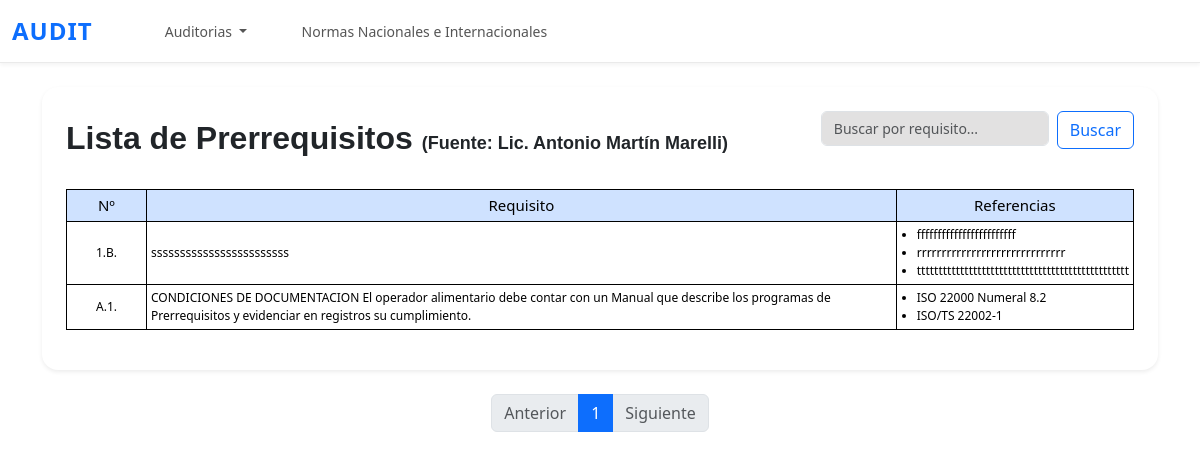
Page /ppr/lista/ on the earlier database version.
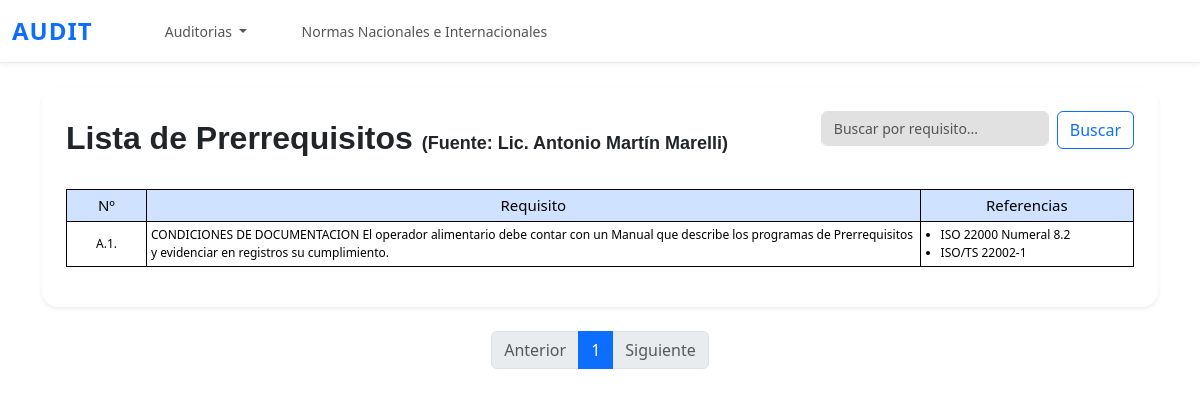
Same page on the later database version.
### questions/models.py (models this page shows, shortened)
class Ppr(models.Model):
    numero = models.CharField(max_length=5)
    requisito = models.TextField(blank=True, null=True)
    estado = models.BooleanField(default=True)

class Referencia(models.Model):
    prr = models.ForeignKey(Ppr, related_name='referencias', on_delete=models.CASCADE)
    texto = models.CharField(max_length=255)

### questions/views.py (the view)
# urls.py: path('ppr/lista/', lista_ppr, name='lista_ppr'),
def lista_ppr(request):
    query = request.GET.get('q', '')  # 'q' será el nombre del input de búsqueda
    pprs = Ppr.objects.prefetch_related('referencias').all().order_by('numero')
    if query:
        pprs = pprs.filter(Q(requisito__icontains=query))
    paginator = Paginator(pprs, 5)  # 5 registros por página
    page_number = request.GET.get('page')
    page_obj = paginator.get_page(page_number)
    context = {
        'page_obj': page_obj,
        'query': query,  # Para mantener el texto buscado en el input
    }
    return render(request, 'questions/lista_ppr.html', context)

### questions/templates/questions/lista_ppr.html (shortened to what this page needs)
{% extends 'questions/base.html' %}
{% load static %}
{% block content %}
<div class="container py-4">
    <div class="bg-white p-4 rounded-4 shadow-sm">
        <div class="d-flex flex-wrap justify-content-between align-items-center mb-4">
            <h2 class="mb-0" style="font-family: 'Montserrat', sans-serif; font-weight: 600;">
                Lista de Prerrequisitos <span style="font-size: 18px; font-family: Arial, Helvetica, sans-serif;">(Fuente: Lic. Antonio Martín Marelli)</span>
            </h2>
            <form method="get" class="d-flex mb-3" role="search">
              <input class="form-control me-2" type="search" placeholder="Buscar por requisito..." aria-label="Buscar" name="q" value="{{ query }}">
              <button class="btn btn-outline-primary" type="submit">Buscar</button>
            </form>
        </div>
        <div class="table-responsive">
            <table class="table table-bordered table-hover align-middle table-sm small">
                <thead class="table-primary text-center">
                    <tr>
                        <th style="width: 80px;">Nº</th>
                        <th>Requisito</th>
                        <th style="width: 20%">Referencias</th>
                    </tr>
                </thead>
                <tbody>
                    {% for ppr in page_obj %}
                    <tr>
                        <td class="text-center">{{ ppr.numero }}</td>
                        <td>{{ ppr.requisito }}</td>
                        <td>
                            <ul class="mb-0 ps-3">
                                {% for ref in ppr.referencias.all %}
                                    <li>{{ ref.texto }}</li>
                                {% empty %}
                                    <li><em>Sin referencias</em></li>
                                {% endfor %}
                            </ul>
                        </td>
                    </tr>
                    {% endfor %}
                </tbody>
            </table>
        </div>
    </div>
</div>
<nav aria-label="Page navigation">
  <ul class="pagination justify-content-center">
    {% if page_obj.has_previous %}
      <li class="page-item">
        <a class="page-link" href="?q={{ query }}&page={{ page_obj.previous_page_number }}">Anterior</a>
      </li>
    {% else %}
      <li class="page-item disabled">
        <span class="page-link">Anterior</span>
      </li>
    {% endif %}
    {% for num in page_obj.paginator.page_range %}
      {% if page_obj.number == num %}
        <li class="page-item active">
          <span class="page-link">{{ num }}</span>
        </li>
      {% else %}
        <li class="page-item">
          <a class="page-link" href="?q={{ query }}&page={{ num }}">{{ num }}</a>
        </li>
      {% endif %}
    {% endfor %}
    {% if page_obj.has_next %}
      <li class="page-item">
        <a class="page-link" href="?q={{ query }}&page={{ page_obj.next_page_number }}">Siguiente</a>
      </li>
    {% else %}
      <li class="page-item disabled">
        <span class="page-link">Siguiente</span>
      </li>
    {% endif %}
  </ul>
</nav>
{% endblock %}

Differences in the rows shown:
removed Ppr: numero "1.B.", requisito "ssssssssssssssssssssssss"
removed Referencia: texto "ffffffffffffffffffffffff", shown under "1.B."
removed Referencia: texto "rrrrrrrrrrrrrrrrrrrrrrrrrrrrrr", shown under "1.B."
removed Referencia: texto "ttttttttttttttttttttttttttttttttttttttttttttttttt", shown under "1.B."
